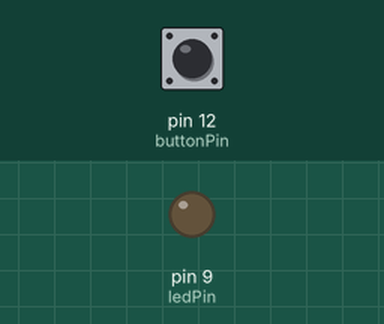
This sketch was run on a simulated Arduino Uno, built with avr-gcc and run on an emulated ATmega328P. Parts: output pins drawn as LEDs (lit = HIGH). Inputs (shaded band) come from the test bench; at power-on: pin 12 (buttonPin) HIGH.

Above: at 1.2 s.
1.3 s: pin 12 (buttonPin) pulled LOW for 0.15 s
At 2.3 s:
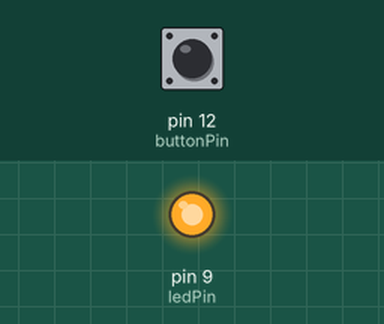
2.9 s: pin 12 (buttonPin) pulled LOW for 1 s
At 3.5 s:
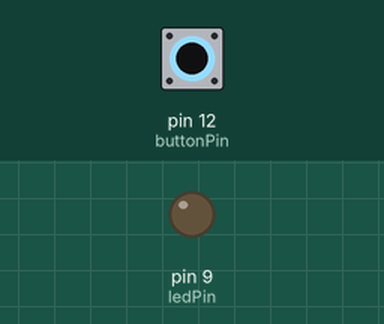
5.4 s: pin 12 (buttonPin) pulled LOW for 3.2 s
At 6.6 s:
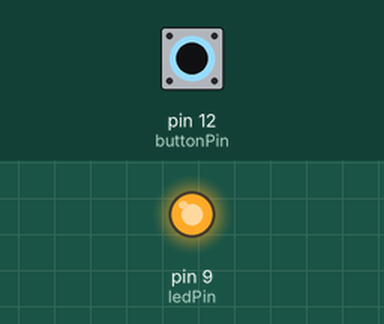
Timing chart, 0 to 8.4 s (numbered marks = the images above; inputs shaded):
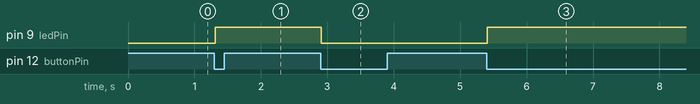

Measured:
- after the input at 1.3 s, pin 9 (ledPin): LOW → HIGH at once
- after the input at 2.9 s, pin 9 (ledPin): HIGH → LOW at once
- after the input at 5.4 s, pin 9 (ledPin): LOW → HIGH at once

The sketch:

Sketch-5.2.1-DetectStatePushButton.ino
```cpp
/*
 * Each time you push the button, the LED changes its state
 * So the button is not press only like previous sketch but works to turn it on and off
 * Delay is because of short period of buffering before it stabilizes into a new state
 */

int buttonPin = 12; // the number of the push button pin
int ledPin = 9; // the number of the LED pin
boolean isLighting = false; // define a variable to save the state of LED

void setup() {
  pinMode(buttonPin, INPUT); // set push button pin into input mode
  pinMode(ledPin, OUTPUT); // set LED pin into output mode
}

void loop() {
  if (digitalRead(buttonPin) == LOW) { // if the button is pressed
    delay(10); // delay for a certain time to skip the bounce
    if (digitalRead(buttonPin) == LOW) {
      reverseLED();
      while (digitalRead(buttonPin) == LOW); // wait for releasing
      delay(10); // delay for a certain time to skip bounce when the button is released
    }
  }
}

void reverseLED() {
  if (isLighting) { // if LED is lighting
    digitalWrite(ledPin, LOW); // switch off LED
    isLighting = false; // store the state of LED
  }
  else { // if LED is off
    digitalWrite(ledPin, HIGH); //switch LED
    isLighting = true; // store the state of LED
  }
}
```
